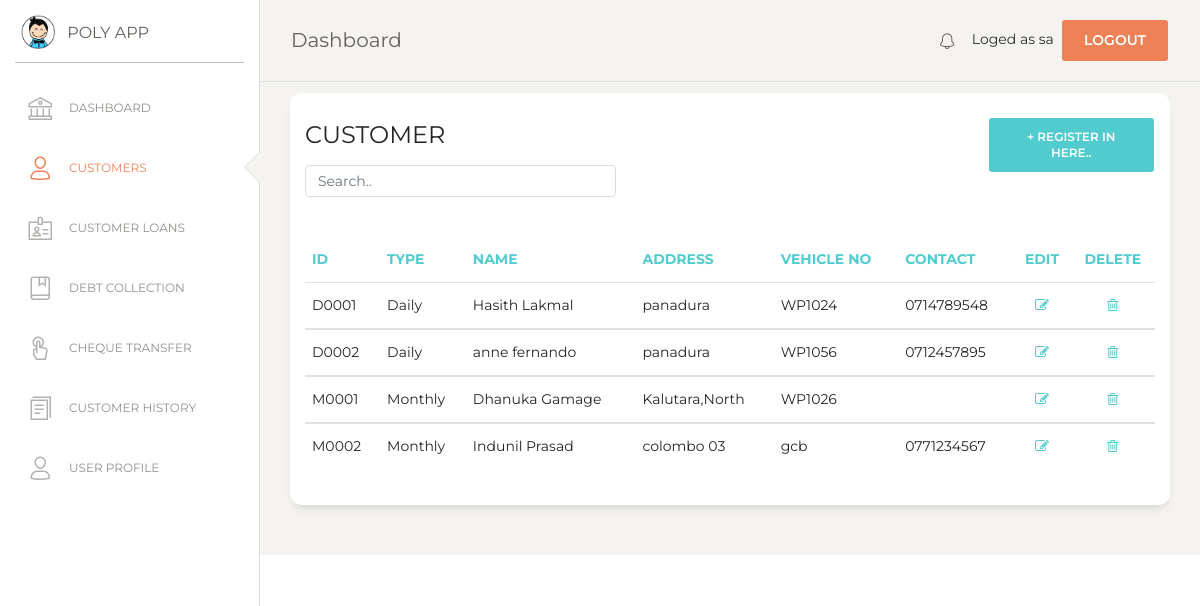
The app's page /customer.php (signed in) with its own data.
### tables this page shows
CREATE TABLE `customer` (
  `cust_id` varchar(10) NOT NULL,
  `type` varchar(20) NOT NULL,
  `name` varchar(100) NOT NULL,
  `address` varchar(150) NOT NULL,
  `vehicle_no` text NOT NULL,
  `contact` varchar(15) NOT NULL
);

### customer.php (the view, shortened to what this page needs)
<?php
if (!isset($_SESSION['loged_user'])) {
    header('location: login.php');
}else {
$con = mysqli_connect(DB_HOSTNAME,DB_USERNAME,DB_PASSWORD);
mysqli_select_db($con,DB_NAME);
?>
<!DOCTYPE html>
<html lang="en">
<head>
  <link href="https://maxcdn.bootstrapcdn.com/font-awesome/latest/css/font-awesome.min.css" rel="stylesheet">
  <link href="assets/css/bootstrap.min.css" rel="stylesheet" />
  <link href="assets/css/paper-dashboard.css?v=2.0.1" rel="stylesheet" />
  <link href="assets/demo/demo.css" rel="stylesheet" />
</head>
<body class="">
  <div class="wrapper ">
    <div class="sidebar" data-color="white" data-active-color="danger">
      <div class="logo">
        <a href="#" class="simple-text logo-mini">
          <div class="logo-image-small">
            <img src="assets/img/logo-small.png">
          </div>
        </a>
        <a href="#" class="simple-text logo-normal">
          POLY APP
        </a>
      </div>
      <div class="sidebar-wrapper">
        <ul class="nav">
          <li>
            <a href="index">
              <i class="nc-icon nc-bank"></i>
              <p>DASHBOARD</p>
            </a>
          </li>
          <li class="active">
            <a href="customer">
              <i class="nc-icon nc-single-02"></i>
              <p>CUSTOMERS</p>
            </a>
          </li>
          <li class="">
            <a href="customer_loan">
              <i class="nc-icon nc-badge"></i>
              <p>CUSTOMER LOANS</p>
            </a>
          </li>
          <li>
            <a href="debt_collection">
              <i class="nc-icon nc-book-bookmark"></i>
              <p>DEBT COLLECTION</p>
            </a>
          </li>
          <li>
            <a href="cheque_transfer">
              <i class="nc-icon nc-tap-01"></i>
              <p>CHEQUE TRANSFER</p>
            </a>
          </li>
          <li>
            <a href="report">
              <i class="nc-icon nc-single-copy-04"></i>
              <p>CUSTOMER HISTORY</p>
            </a>
          </li>
          <li>
            <a href="user">
              <i class="nc-icon nc-single-02"></i>
              <p>USER PROFILE</p>
            </a>
          </li>
        </ul>
      </div>
    </div>
    <div class="main-panel">
      <?php include('include/nav.php');  ?>
      <div class="content">
       <div class="row">
          <div class="col-md-12">
            <div class="card">
              <div class="row">
              <div class="col-md-9">
              <div class="card-header">
                <h4 class="card-title"> CUSTOMER</h4>
                <input class="form-control myInput" id="myInput" type="text" placeholder="Search..">
              </div>
              </div>
              <div class="col-md-3">
                <div class="card-header">
                    <button type="button" class="btn btn-primary add-btn" data-toggle="modal" data-target="#Form1">+ Register in here..
                    </button>
                </div>
              </div>
              </div>
              <div class="card-body">
              </div>
              <div class="card-body">
                <div class="table-responsive">
                  <table class="table" id="myTable">
                    <thead class="text-primary">
                      <th>                    ID</th>
                      <th>                    Type</th>
                      <th>                    Name</th>
                      <th>                    Address</th>
                      <th>                    Vehicle No</th>
                      <th>                    Contact</th>
                      <th class="text-center"> Edit 				</th>
                      <th class="text-center"> Delete 			</th>
                    </thead>
                    <tbody>
                      <?php
                      $sql=mysqli_query($con,"SELECT * FROM customer");
                      $numRows = mysqli_num_rows($sql);
                      if($numRows > 0) {
                        while($row = mysqli_fetch_assoc($sql)) {
                          ?>
                          <tr>
                            <td>                      <?php echo $row['cust_id'] ?>            </td>
                            <td>                      <?php echo $row['type'] ?>               </td>
                            <td>                      <?php echo $row['name']?>                </td>
                            <td>                      <?php echo $row['address']  ?>           </td>
                            <td>                      <?php echo $row['vehicle_no']  ?>        </td>
                            <td>                      <?php echo $row['contact']  ?>           </td>
                            <td class="text-center">
                             <a href="#" onclick="editView('<?php echo $row['cust_id']; ?>')" name="edit">
                              <i class="fa fa-pencil-square-o" aria-hidden="true"></i></a>
                            </td>
                            <td class="text-center">
                              <a href="#" onclick="confirmation('event','<?php echo $row['cust_id']; ?>')" name="delete">
                              <i class="fa fa-trash-o" aria-hidden="true"></i></a>
                            </td>
                          </tr>
                    </tbody>
                           <?php
                        }
                      }
                    ?>
                    </table>
                </div>
              </div>
            </div>
          </div>
        </div>
      </div>
      </div>
       <?php include('include/footer.php');  ?>
    </div>
</body>
</html>
<?php
}
?>

### assets/demo/demo.css (style rules this page uses)
.add-btn { float: right !important; }
.myInput { width: 50% !important; }

### records on screen
customer: cust_id "D0001", type "Daily", name "Hasith Lakmal", address "panadura", vehicle_no "WP1024", contact "0714789548"
customer: cust_id "D0002", type "Daily", name "anne fernando", address "panadura", vehicle_no "WP1056", contact "0712457895"
customer: cust_id "M0001", type "Monthly", name "Dhanuka Gamage", address "Kalutara,North", vehicle_no "WP1026"
customer: cust_id "M0002", type "Monthly", name "Indunil Prasad", address "colombo 03", vehicle_no "gcb", contact "0771234567"

### other values on screen
$_SESSION['loged_user'] "sa"
